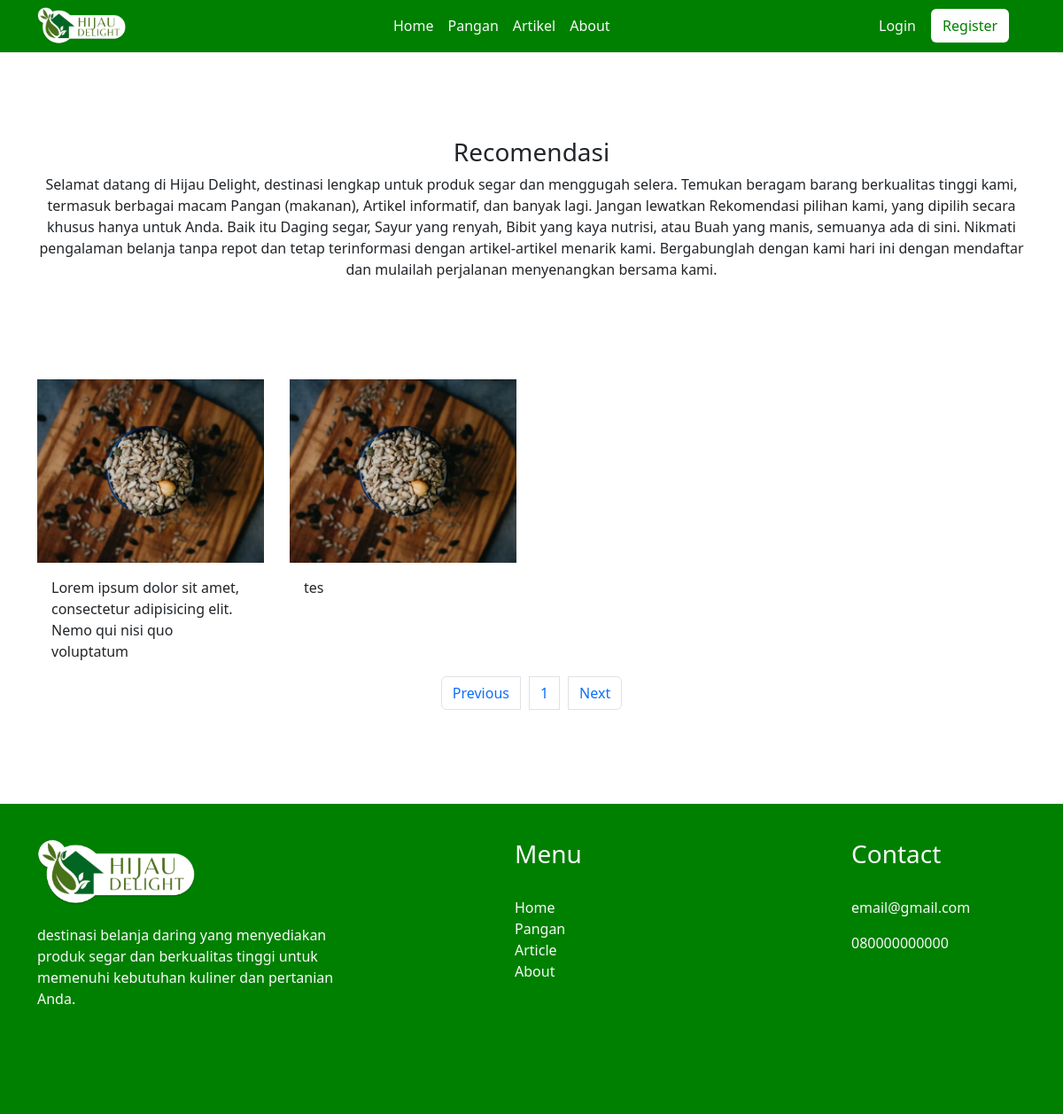
The page /product.php on the database its author committed.
### tables this page shows
CREATE TABLE `products` (
  `id` int(11) NOT NULL,
  `name` varchar(60) NOT NULL,
  `image` varchar(30) NOT NULL,
  `category_id` int(11) NOT NULL,
  `price` int(11) NOT NULL,
  `description` text DEFAULT NULL,
  `created_at` timestamp NOT NULL DEFAULT current_timestamp(),
  `created_by_name` varchar(60) DEFAULT NULL,
  `created_by_role` varchar(30) DEFAULT NULL,
  `updated_at` timestamp NULL DEFAULT NULL,
  `updated_by_name` varchar(60) DEFAULT NULL,
  `updated_by_role` varchar(30) DEFAULT NULL
);

### product.php (the view, shortened to what this page needs)
<!doctype html>
<html lang="en">
  <head>
    <link href="https://cdn.jsdelivr.net/npm/bootstrap@5.3.0/dist/css/bootstrap.min.css" rel="stylesheet">
</head>
  <body>
<nav class="navbar navbar-expand-lg" style="background-color: #008000;">
    <div class="container">
        <div class="row">
            <div class="col-md-4">
            <a class="navbar-brand" href="#"><img src="images/logo.png" style="width: 100px;" alt="logo"></a>
            </div>
        </div>
        <div class="col-md-5">
            <div class="collapse navbar-collapse" id="navbarNavAltMarkup">
            <div class="navbar-nav" style="padding-left: 150px;">
                <a class="text-light nav-link active" href="index.php">Home</a>
                <a class="text-light nav-link" href="product.php">Pangan</a>
                <a class="text-light nav-link" href="artikel.php">Artikel</a>
                <a class="text-light nav-link" href="about.php">About</a>
            </div>
            </div>
        </div>
        <div class="col-md-3" style="padding-left: 100px;">
        <?php
          if (isset($_SESSION['email'])) {
            echo ("<a href='login/logout.php' class='btn text-light'>Logout</a>");
          } else {
            echo ("<a href='login/login.php' class='btn text-light'>Login</a>
            <a href='register/register.php' type='submit' class='btn' style='background-color: white; color: #008000;'>
              Register
            </a>");
          }
        ?>
        </div>
    </div>
</nav>
   <div class="container text-center" style="padding-top: 8%; padding-bottom: 8%;">
   <h3>Recomendasi</h3>
  <p>Selamat datang di Hijau Delight, destinasi lengkap untuk produk segar dan menggugah selera. Temukan beragam barang berkualitas tinggi kami, termasuk berbagai macam Pangan (makanan), Artikel informatif, dan banyak lagi. Jangan lewatkan Rekomendasi pilihan kami, yang dipilih secara khusus hanya untuk Anda. Baik itu Daging segar, Sayur yang renyah, Bibit yang kaya nutrisi, atau Buah yang manis, semuanya ada di sini. Nikmati pengalaman belanja tanpa repot dan tetap terinformasi dengan artikel-artikel menarik kami. Bergabunglah dengan kami hari ini dengan mendaftar dan mulailah perjalanan menyenangkan bersama kami.</p>
    </div>
    <div class="container">
    <div class="row d-flex gap-0" style="padding-bottom: 8%;">
      <?php
include ("config/config.php");
   $batas = 12;
   $halaman = isset($_GET['halaman'])?(int)$_GET['halaman'] : 1;
   $halaman_awal = ($halaman>1) ? ($halaman * $batas) - $batas : 0;
   $previous = $halaman - 1;
   $next = $halaman + 1;
   $data = mysqli_query($koneksi,"SELECT * FROM products");
   $jumlah_data = mysqli_num_rows($data);
   $total_halaman = ceil($jumlah_data / $batas);
   $product = mysqli_query($koneksi,"SELECT * FROM products LIMIT $halaman_awal, $batas");
   while($d = mysqli_fetch_array($product)){
      $ID = $d['id'];
      $desc    =substr($d['description'], 0, 86);
     ?>
      <div class="col-md-3">
        <a href="detail_product.php?id=<?php echo($ID) ?>" style="text-decoration: none; color: white;">
          <div class="card product rounded-0" style="width: 16rem; border: 0;">
              <img src="images/products/product-01.png" alt="product">
              <div class="card-body">
                <p class="card-text"><?php echo $desc; ?></p>
              </div>
          </div>
      </a>
      </div>
      <?php
   }
   ?>
   <nav>
   <ul class="pagination justify-content-center">
      <li class="page-item">
         <a class="page-link" <?php if($halaman > 1){ echo "href='?halaman=$previous'"; } ?>>Previous</a>
      </li>
      <?php
         for($x=1;$x<=$total_halaman;$x++){
           ?>
      <li class="page-item"><a class="page-link" href="?halaman=<?php echo $x ?>"><?php echo $x; ?></a></li>
      <?php
         }
         ?>
      <li class="page-item">
         <a  class="page-link" <?php if($halaman < $total_halaman) { echo "href='?halaman=$next'"; } ?>>Next</a>
      </li>
   </ul>
</nav>
    </div>
    </div>
    <footer>
      <div class="text-light" style="height: 350px; background-color: #008000;">
       <div class="container">
         <div class="row">
           <div class="col-md-4" style="padding-top: 40px;">
             <img src="images/logo.png" width="50%" alt="" style="padding-bottom: 20px;">
             <p>destinasi belanja daring yang menyediakan produk segar dan berkualitas tinggi untuk memenuhi kebutuhan kuliner dan pertanian Anda.</p>
           </div>
           <div class="col-md-4 text-light" style="padding-top: 40px; padding-left: 15%;">
              <h3>Menu</h3><br>
                <a href="" style="text-decoration: none;" class="text-light">Home</a><br>
                <a href="" style="text-decoration: none;" class="text-light">Pangan</a><br>
                <a href="" style="text-decoration: none;" class="text-light">Article</a><br>
                <a href="" style="text-decoration: none;" class="text-light">About</a>
           </div>
           <div class="col-md-4 text-light" style="padding-top: 40px; padding-left: 15%;">
              <h3>Contact</h3><br>
              <p>email@gmail.com</p>
              <p>080000000000</p>
           </div>
         </div>
       </div>
      </div>
    </footer>
  </body>
</html>

### product.php (style rules this page uses)
ul { list-style: none; display: flex; gap: 10px; }

### rows shown on the page
products: description "Lorem ipsum dolor sit amet, consectetur adipisicing elit. Nemo qui nisi quo voluptatum"
products: description "tes"
